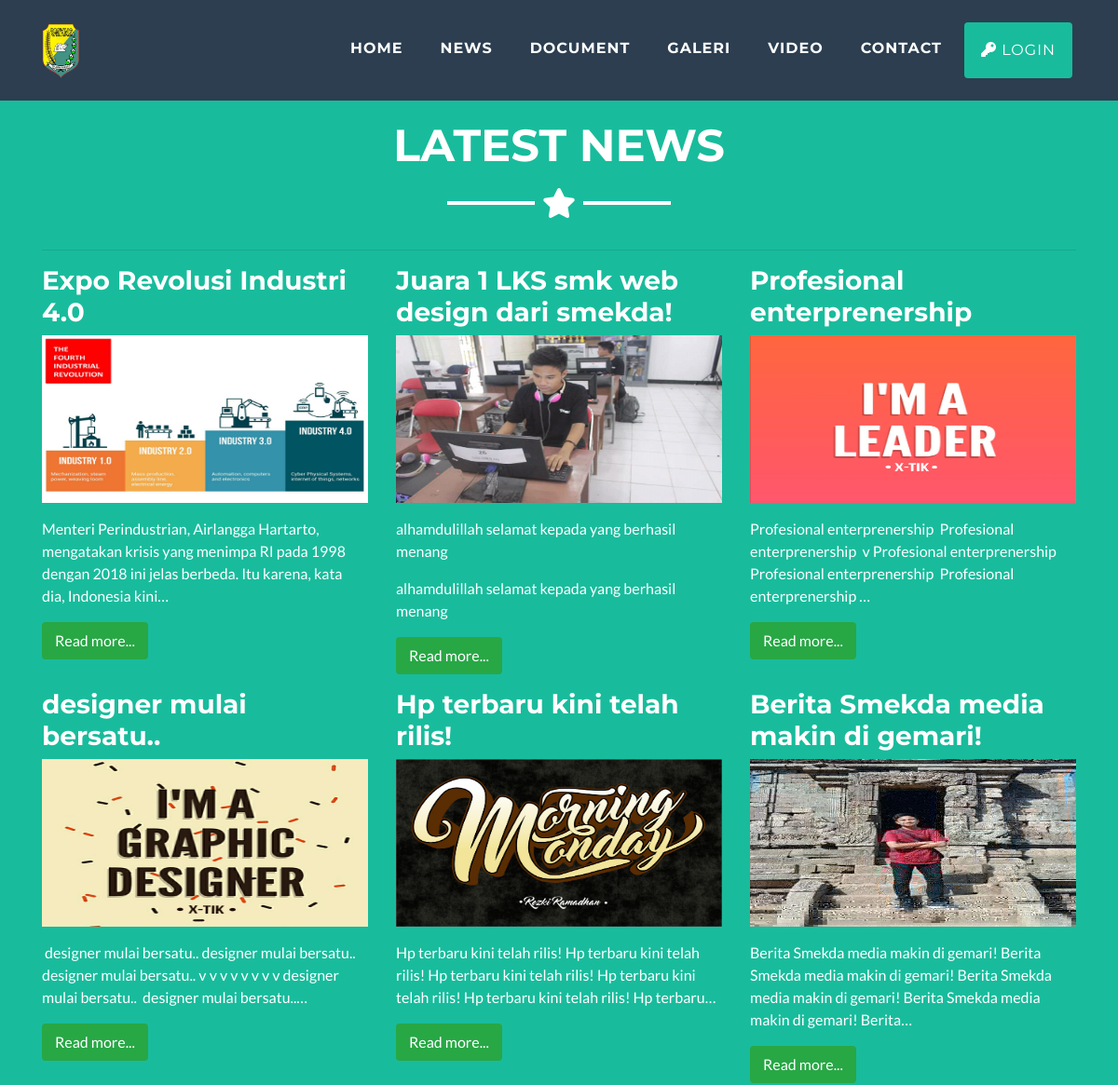
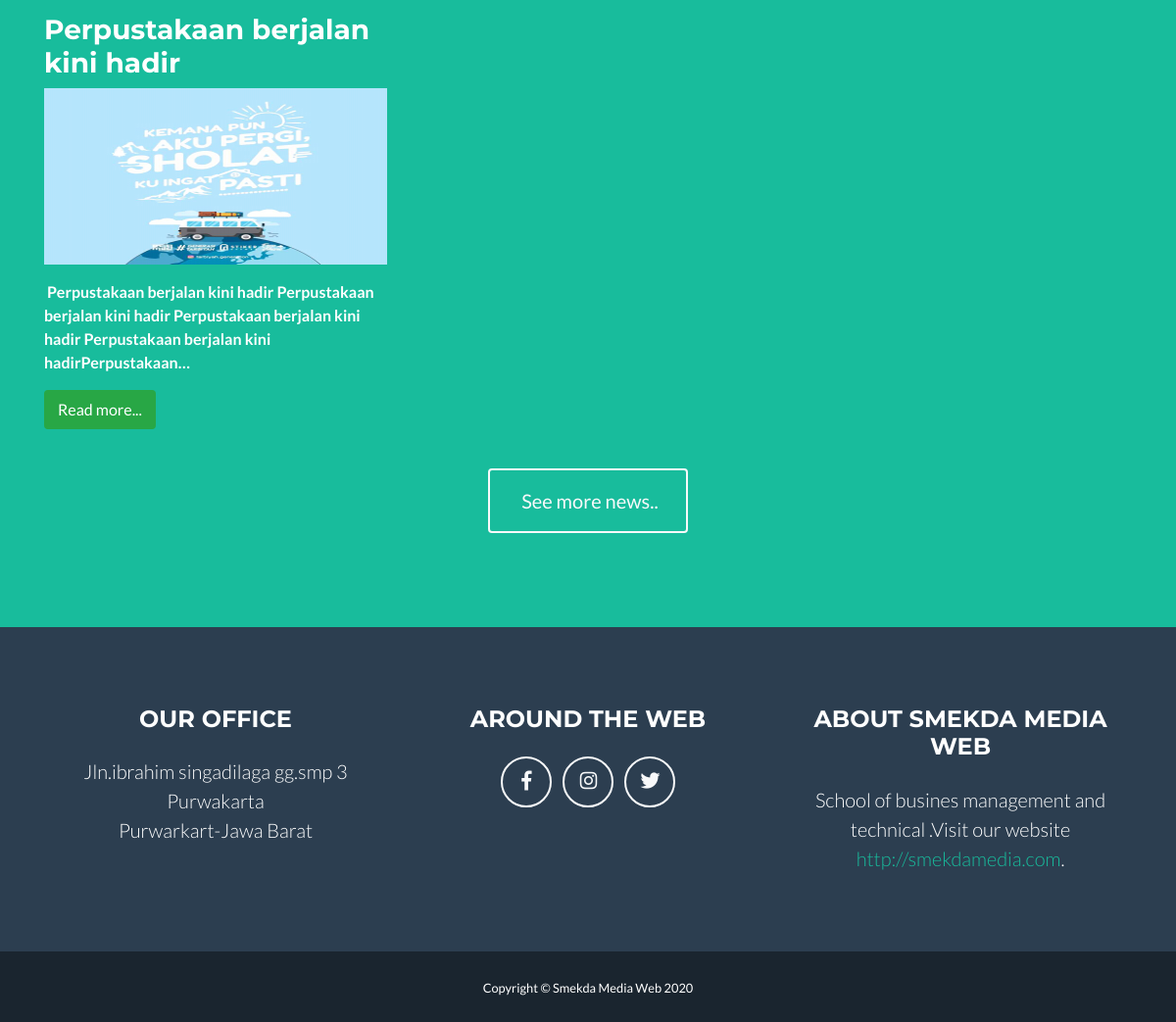
/index.php/news, run on the app's committed database (2 pictures, top to bottom).
### tables this page shows
CREATE TABLE `konfigurasi` (
  `id_konfigurasi` int(11) NOT NULL,
  `namaweb` varchar(100) NOT NULL,
  `tagline` varchar(100) DEFAULT NULL,
  `website` varchar(100) DEFAULT NULL,
  `email` varchar(255) DEFAULT NULL,
  `alamat` varchar(300) DEFAULT NULL,
  `telepon` varchar(50) DEFAULT NULL,
  `keywords` varchar(300) DEFAULT NULL,
  `description` varchar(300) DEFAULT NULL,
  `google_map` text,
  `metatext` text,
  `logo` varchar(200) NOT NULL,
  `icon` varchar(200) NOT NULL
);

CREATE TABLE `berita` (
  `id_berita` int(11) NOT NULL,
  `id_user` int(11) NOT NULL,
  `id_kategori_berita` int(11) NOT NULL,
  `slug_berita` varchar(255) NOT NULL,
  `judul` varchar(255) NOT NULL,
  `isi` text NOT NULL,
  `status_berita` varchar(20) NOT NULL,
  `jenis_berita` varchar(20) NOT NULL,
  `gambar` varchar(255) NOT NULL,
  `tanggal` timestamp NOT NULL DEFAULT CURRENT_TIMESTAMP ON UPDATE CURRENT_TIMESTAMP
);

### application/views/layout/wrapper.php (called while the page is built)
<?php
require_once('head.php');
require_once('nav.php');
require_once('content.php');
require_once('footer.php');
?>

### application/controllers/News.php (called while the page is built, shortened)
<?php
class News extends CI_Controller {
	public function __construct(){
		$this->load->model('berita_model');
		$this->load->model('kategori_berita_model');
	}
	public function index(){
		$berita = $this->berita_model->berita_news();
		$data = array( 'title' 		=>	'Latest News | Smekda Media',
						'berita'	=>	 $berita,
						'isi'		=> 	'news/list');
		$this->load->view('layout/wrapper', $data);
	}
}

### index.php (called while the page is built, shortened)
<?php
require_once BASEPATH.'core/CodeIgniter.php';

### application/models/Konfigurasi_model.php (called while the page is built, shortened)
<?php
class Konfigurasi_model extends CI_Model {
 	public function listing() {
 		$query = $this->db->get('konfigurasi');
 		return $query->row();
 	}
}

### application/views/layout/content.php (called while the page is built)
<?php
if($isi){
	$this->load->view($isi);
}

### application/models/Berita_model.php (called while the page is built, shortened)
<?php
class Berita_model extends CI_Model {
 	public function berita_news() {
 		$this->db->select('berita.*, kategori_berita.nama_kategori_berita, users.nama');
 		$this->db->from('berita');
 		$this->db->join('kategori_berita', 'kategori_berita.id_kategori_berita = berita.id_kategori_berita', 'LEFT');
 		$this->db->join('users', 'users.id_user = berita.id_user', 'LEFT');
 		$this->db->where('status_berita', 'publish');
 		$this->db->order_by('id_berita', 'DESC');
 		$this->db->limit(12);
 		$query = $this->db->get();
 		return $query->result();
 	}
}

### application/views/news/list.php (the view, shortened to what this page needs)
<section class="bg-primary text-white mb-0" id="about" style="margin-top: 40px;">
  <div class="container">
    <h2 class="text-center text-uppercase text-white">Latest News</h2>
    <hr class="star-light mb-5">
    <hr>
    <div class="row">
      <?php foreach($berita as $berita) { ?>
      <div class="col-md-4 kiri">
        <h3><a href="<?php echo base_url('news/read/'.$berita->slug_berita) ?>" style="color: #fff;"><?php echo $berita->judul ?></a></h3>
        <p><img src="<?php echo base_url('assets/upload/image/thumbs/'.$berita->gambar) ?>" class="img img-responsive" style="width: 350px; height:180px;"></p>
        <p class="lead"">
          <?php
          echo character_limiter($berita->isi, 200);
           ?>
        <p><a href="<?php echo base_url('news/read/'.$berita->slug_berita) ?>" class="btn btn-success">Read more...</a></p>
        </p>
      </div>
      <?php } ?>
    </div>
    <div class="text-center mt-4">
      <a class="btn btn-xl btn-outline-light" href="<?php echo base_url('news') ?>">
        See more news..
      </a>
    </div>
  </div>
</section>

### application/views/layout/nav.php (shortened to what this page needs)
<?php
$site_konfigurasi = $this->konfigurasi_model->listing();
?>
    <nav class="navbar navbar-expand-lg bg-secondary fixed-top text-uppercase" id="mainNav">
      <div class="container">
        <?php if ($site_konfigurasi->logo != "") { ?>
          <a class="navbar-brand js-scroll-trigger" href="<?php echo base_url() ?>" title="<?php echo $site_konfigurasi->namaweb ?>">
            <img src="<?php echo base_url('assets/upload/image/thumbs/'.$site_konfigurasi->logo) ?>" class="logoku" title="<?php echo $site_konfigurasi->namaweb ?>" alt="<?php echo $site_konfigurasi->namaweb ?>">
          </a>
        <?php }else{ ?>
          <a class="navbar-brand js-scroll-trigger" href="<?php echo base_url() ?>" title="<?php echo $site_konfigurasi->namaweb ?>"><?php echo $site_konfigurasi->namaweb ?></a>
        <?php } ?>
        <div class="collapse navbar-collapse" id="navbarResponsive">
          <ul class="navbar-nav ml-auto">
            <li class="nav-item mx-0 mx-lg-1">
              <a class="nav-link py-3 px-0 px-lg-3 rounded js-scroll-trigger" href="<?php echo base_url('home') ?>">Home</a>
            </li>
            <li class="nav-item mx-0 mx-lg-1">
              <a class="nav-link py-3 px-0 px-lg-3 rounded js-scroll-trigger" href="<?php echo base_url('news') ?>">News</a>
            </li>
            <li class="nav-item mx-0 mx-lg-1">
              <a class="nav-link py-3 px-0 px-lg-3 rounded js-scroll-trigger" href="<?php echo base_url('document') ?>">Document</a>
            </li>
            <li class="nav-item mx-0 mx-lg-1">
              <a class="nav-link py-3 px-0 px-lg-3 rounded js-scroll-trigger" href="<?php echo base_url('galeri') ?>">Galeri</a>
            </li>
            <li class="nav-item mx-0 mx-lg-1">
              <a class="nav-link py-3 px-0 px-lg-3 rounded js-scroll-trigger" href="<?php echo base_url('video') ?>">Video</a>
            </li>
            <li class="nav-item mx-0 mx-lg-1">
              <a class="nav-link py-3 px-0 px-lg-3 rounded js-scroll-trigger" href="<?php echo base_url('kontak') ?>">Contact</a>
            </li>
            <?php if($this->session->userdata('username') != "") { ?>
              <li class="nav-item mx-0 mx-lg-1">
              <a class="nav-link py-3 px-0 px-lg-3 rounded js-scroll-trigger btn btn-primary" href="<?php echo base_url('admin/dashbor') ?>" target="_blank"><i class="fa fa-user"></i> <?php ucfirst($this->session->userdata('username')) ?></a>
              </li>
               <li class="nav-item mx-0 mx-lg-1">
              <a class="nav-link py-3 px-0 px-lg-3 rounded js-scroll-trigger btn btn-primary" href="<?php echo base_url('login/logout') ?>" target="_blank"><i class="fa fa-sign-out"></i> Logout</a>
              </li>
            <?php }else{ ?>
              <li class="nav-item mx-0 mx-lg-1">
              <a class="nav-link py-3 px-0 px-lg-3 rounded js-scroll-trigger btn btn-primary" href="<?php echo base_url('login') ?>" target="_blank"><i class="fa fa-key"></i> Login</a>
              </li>
            <?php } ?>
          </ul>
        </div>
      </div>
    </nav>

### application/views/layout/footer.php (shortened to what this page needs)
<?php
$site_konfigurasi = $this->konfigurasi_model->listing();
?>
    <footer class="footer text-center">
      <div class="container">
        <div class="row">
          <div class="col-md-4 mb-5 mb-lg-0">
            <h4 class="text-uppercase mb-4">Our Office</h4>
            <p class="lead mb-0">
            <?php
              echo nl2br($site_konfigurasi->alamat)
            ?>
            </p>
          </div>
          <div class="col-md-4 mb-5 mb-lg-0">
            <h4 class="text-uppercase mb-4">Around the Web</h4>
            <ul class="list-inline mb-0">
              <li class="list-inline-item">
                <a class="btn btn-outline-light btn-social text-center rounded-circle" href="http://facabook.com/smkn2purwakarta/">
                  <i class="fab fa-fw fa-facebook-f"></i>
                </a>
              </li>
              <li class="list-inline-item">
                <a class="btn btn-outline-light btn-social text-center rounded-circle" href="http://instagram.com/smkn2purwakarta/">
                  <i class="fab fa-fw fa-instagram"></i>
                </a>
              </li>
              <li class="list-inline-item">
                <a class="btn btn-outline-light btn-social text-center rounded-circle" href="http://facabook.com/smkn2purwakarta/">
                  <i class="fab fa-fw fa-twitter"></i>
                </a>
              </li>
            </ul>
          </div>
          <div class="col-md-4">
            <h4 class="text-uppercase mb-4">About <?php echo $site_konfigurasi->namaweb ?> </h4>
            <p class="lead mb-0"><?php echo $site_konfigurasi->tagline ?>.Visit our website
              <a href="<?php echo $site_konfigurasi->website ?>"><?php echo $site_konfigurasi->website ?></a>.</p>
          </div>
        </div>
      </div>
    </footer>
    <div class="copyright py-4 text-center text-white">
      <div class="container">
        <small>Copyright &copy; <?php echo $site_konfigurasi->namaweb ?> <?php echo date('Y'); ?></small>
      </div>
    </div>
</body>
</html>

### application/views/layout/nav.php (style rules this page uses)
img.logoku { max-height: 60px; width: auto; position: absolute; margin-top: -30px !important; border-radius: 4px; }

### data on the page
konfigurasi: logo (picture), alamat "Jln.ibrahim singadilaga gg.smp 3 Purwakarta Purwarkart-Jawa Barat", namaweb "SMEKDA MEDIA WEB", tagline "School of busines management and technical", website "http://smekdamedia.com", namaweb "Smekda Media Web"
berita: judul "Expo Revolusi Industri 4.0", gambar (picture), isi "Menteri Perindustrian, Airlangga Hartarto, mengatakan krisis yang menimpa RI pada 1998 dengan 2018 ini jelas berbeda. Itu karena, kata dia, Indonesia kini…"
berita: judul "Juara 1 LKS smk web design dari smekda!", gambar (picture), isi "alhamdulillah selamat kepada yang berhasil menang alhamdulillah selamat kepada yang berhasil menang"
berita: judul "Profesional enterprenership", gambar (picture), isi "Profesional enterprenership Profesional enterprenership v Profesional enterprenership Profesional enterprenership Profesional enterprenership …"
berita: judul "designer mulai bersatu..", gambar (picture), isi "designer mulai bersatu.. designer mulai bersatu.. designer mulai bersatu.. v v v v v v v v designer mulai bersatu.. designer mulai bersatu..…"
berita: judul "Hp terbaru kini telah rilis!", gambar (picture), isi "Hp terbaru kini telah rilis! Hp terbaru kini telah rilis! Hp terbaru kini telah rilis! Hp terbaru kini telah rilis! Hp terbaru kini telah rilis! Hp terbaru…"
berita: judul "Berita Smekda media makin di gemari!", gambar (picture), isi "Berita Smekda media makin di gemari! Berita Smekda media makin di gemari! Berita Smekda media makin di gemari! Berita Smekda media makin di gemari! Berita…"
berita: judul "Perpustakaan berjalan kini hadir", gambar (picture), isi "Perpustakaan berjalan kini hadir Perpustakaan berjalan kini hadir Perpustakaan berjalan kini hadir Perpustakaan berjalan kini hadirPerpustakaan…"
